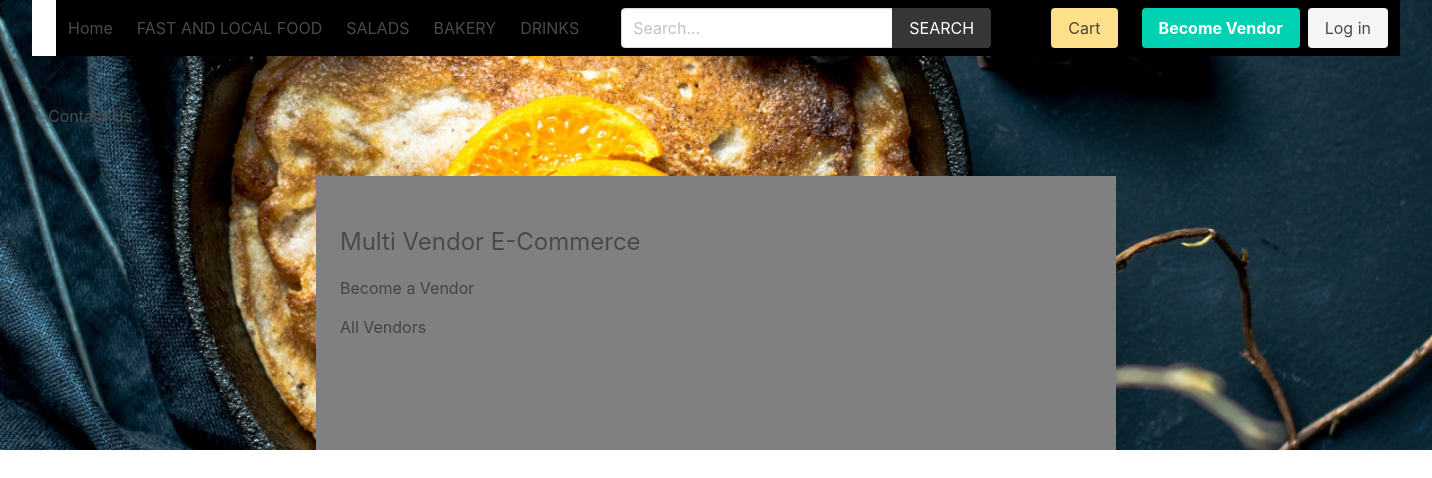
The page /contact-us/ on the database its author committed.
### product/models.py (models this page shows, shortened)
class Category(models.Model):
    title = models.CharField(max_length=50)
    slug = models.SlugField(max_length=55)
    ordering = models.IntegerField(default=0)
    class Meta:
        ordering = ['ordering']

### core/views.py (the view)
# urls.py: path('contact-us/', views.contactpage, name="contact"),
def contactpage(request):
    return render(request, 'core/contact.html')

### cart/cart.py (called while the page is built)
    def __len__(self):
        return sum(item['quantity'] for item in self.cart.values())

### cart/context_processors.py (called while the page is built)
def cart(request):
    return {'cart': Cart(request)}

### product/context_processors.py (called while the page is built)
def menu_categories(request):
    categories = Category.objects.all()
    return {'categories': categories}

### templates/core/contact.html (shortened to what this page needs)
{% extends 'core/base.html' %}
{% block content %}
    <h1>Contact Us</h1>
{% endblock content %}

### templates/core/base.html (shortened to what this page needs)
{% load static %}
<!DOCTYPE html>
<html lang="en">
<head>
    <link rel="stylesheet" href="https://cdn.jsdelivr.net/npm/bulma@0.9.2/css/bulma.min.css">
    <link rel="stylesheet" href="{% static 'css/main.css' %}">
</head>
<body>
    <div class="container">
        <nav class="navbar" role="navigation" aria-label="main navigation">
            <div class="navbar-brand"style="background-color: white;">
                <a class="navbar-item" href="{% url 'core:home' %}">
                </a>
            </div>
            <div id="navbarBasicExample" class="navbar-menu"style="background-color: black; color: yellow;">
                <div class="navbar-start">
                <a class="navbar-item" href="{% url 'core:home' %}">
                    Home
                </a>
                {% for category in categories %}
                    <a class="navbar-item" href="{% url 'product:category' category.slug %}">
                        {{category.title}}
                    </a>
                {% endfor %}
                </div>
                <div class="navbar-start">
                    <div class="navbar-item">
                        <form method="get" action="{% url 'product:search' %}">
                            <div class="field has-addons">
                                <div class="control">
                                    <input type="search" name="query" id="" class="input" placeholder="Search...">
                                </div>
                                <div class="control">
                                    <button class="button is-dark is-uppercase">Search</button>
                                </div>
                            </div>
                        </form>
                    </div>
                </div>
                <div class="navbar-end">
                <div class="navbar-item">
                    <a href="{% url 'cart:cart' %}" class="button is-warning">Cart {% if cart %}({{cart|length}}){% endif %}</a>
                </div>
                {% if request.user.is_authenticated %}
                <div class="navbar-item has-dropdown is-hoverable">
                    <a class="navbar-link is-capitalized">
                    {{user.vendor.name}}
                    </a>
                    <div class="navbar-dropdown"style="background-color: grey;">
                    <a class="navbar-item" href="{% url 'vendor:vendor-admin' %}">
                        Profile
                    </a>
                    <a class="navbar-item" href="{% url 'vendor:edit-vendor' %}">
                        Update Profile
                    </a>
                    <a class="navbar-item" href="{% url 'vendor:add-product' %}">
                        Add Product
                    </a>
                    <hr class="navbar-divider">
                    <a class="navbar-item" href="{% url 'vendor:logout' %}">
                        Logout
                    </a>
                    </div>
                </div>
                {% else %}
                <div class="navbar-item">
                    <div class="buttons">
                        <a class="button is-primary" href="{% url 'vendor:become-vendor' %}">
                            <strong>Become Vendor</strong>
                        </a>
                        <a class="button is-light" href="{% url 'vendor:login' %}">
                            Log in
                        </a>
                    </div>
                </div>
                {% endif %}
                </div>
            </div>
            </nav>
    </div>
    <section class="section">
        <div class="container">
            {% block content %}{% endblock content %}
        </div>
    </section>
    <footer class="footer"style="width: 800px; margin: 0 auto;background-color: grey;">
        <div class="container">
            <h3 class="is-size-4 mb-4">Multi Vendor E-Commerce</h3>
            {% if request.user.is_authenticated %}
                <a href="{% url 'vendor:vendor-admin' %}">Vendor Admin</a>
            {% else %}
                <a href="{% url 'vendor:become-vendor' %}">Become a Vendor</a>
            {% endif %}
            <br>
            <a href="{% url 'vendor:vendors' %}">All Vendors</a>
        </div>
    </footer>
</body>
</html>

### core/static/css/main.css (style rules this page uses)
.footer a { margin-bottom: 15px; display: inline-block; color: #444; }

### rows shown on the page
Category: title "FAST AND LOCAL FOOD"
Category: title "SALADS"
Category: title "BAKERY"
Category: title "DRINKS"
